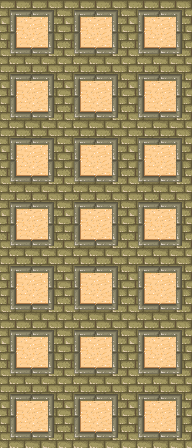

This game map was drawn from its Tiled (.tmx) file and the tilesets committed beside it. A one-line description and the trimmed map source follow:
An orthogonal 6x14 tile map with 32x32 px tiles, 1 tile layer (Tile Layer 1), 2 tilesets.

<map version="1.0" orientation="orthogonal" renderorder="right-down" width="6" height="14" tilewidth="32" tileheight="32">
 <tileset firstgid="1" name="hyptosis_til-art-batch-2" tilewidth="32" tileheight="32">
  <image source="tilesets/hyptosis_til-art-batch-2.png" trans="ff00ff" width="960" height="960" />
 </tileset>
 <tileset firstgid="901" name="tmw_desert_spacing" tilewidth="32" tileheight="32" spacing="1" margin="1">
  <image source="tilesets/tmw_desert_spacing.png" trans="ff00ff" width="265" height="199" />
 </tileset>
 <layer name="Tile Layer 1" width="6" height="14">
  <data>[84 cells, 84 non-empty, 4 distinct tile ids]</data>
 </layer>
</map>
